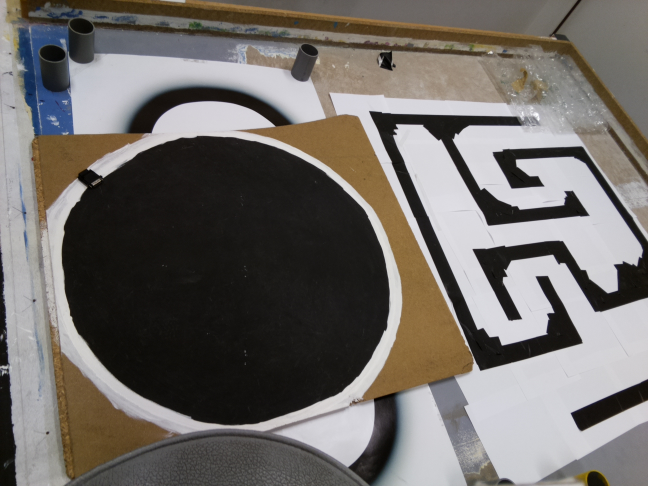
#> input picture imageRasp/1296-972/image1.jpg, 1296 x 972 px, found by its file name (shown at 1/2 size)
$ python detectionTest2.py
#> lines starting #> are read from the running program, lines starting #| are printed output that depends on the picture; after the words box and inside, x2 and y2 are one past the last pixel; in counts of white or black regions, pixels touching at a corner belong together
import cv2
import numpy as np
from matplotlib import pyplot as plt
import timeit

#
# Detect puck in image with my own saturation and with blobDetection
#

# Simple version

# file = "../imageRasp/atom/terrainAtom/image1.jpg"
file = "../imageRasp/atom/blackFloorHouse/image1.jpg"
image = cv2.imread(file)
#> image is the input picture: shape (972, 1296, 3); mean B, G, R 103.8, 107.8, 112.2

saturation = (1-np.min(image,axis=2)/np.mean(image,axis=2))*255
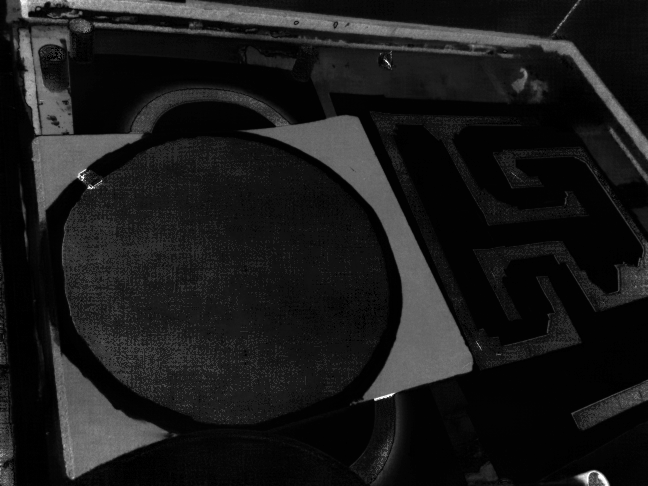
#> saturation: shape (972, 1296) float64 (shown at 1/2 size); min 0, max 255, mean 26.3
saturation = saturation.astype('uint8')

otsu = cv2.threshold(saturation, 0, 255, cv2.THRESH_BINARY | cv2.THRESH_OTSU);
imVOtsu = otsu[1]
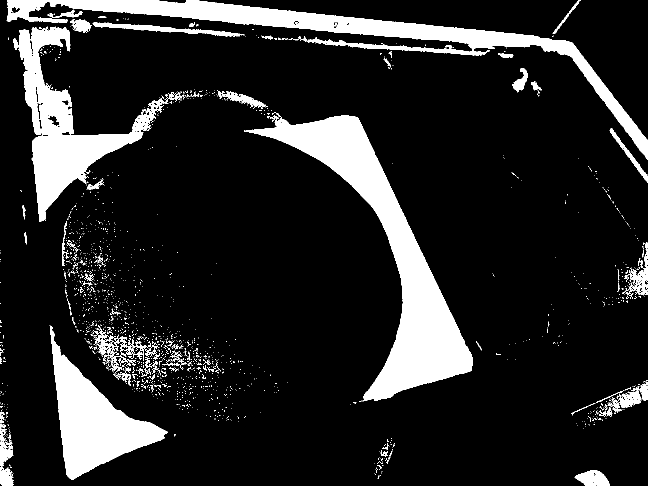
#> imVOtsu: shape (972, 1296) (shown at 1/2 size); 14.5% white; 1868 white regions (1763 under 20 px), largest, box (x1, y1, x2, y2) and area: (488, 224, 946, 803) 57746, (13, 0, 1296, 320) 41105, (99, 651, 336, 960) 26456

plt.figure()
plt.imshow(saturation, cmap='gray')
plt.title("Mine")

plt.figure()
plt.imshow(imVOtsu, cmap='gray')
plt.title("imVOtsu")


params = cv2.SimpleBlobDetector_Params()

params.filterByCircularity = False
params.filterByColor = False
params.filterByConvexity = True
params.filterByInertia = False
params.filterByArea = True

params.minThreshold = 0
params.maxThreshold = 2
params.thresholdStep = 1

params.minArea = 100
params.maxArea = 30000

params.minConvexity = 0.9
params.maxConvexity = 1

params.minInertiaRatio = 0.1
params.maxInertiaRatio = 0.8

params.minCircularity = 0.4
params.maxCircularity = 0.9

params.blobColor = 255

params.minDistBetweenBlobs = 0;
# params.minRepeatability = 1;

start = timeit.timeit()

#> (the run stopped early here; a loop or call above may not have finished)

$ run again, with imageRasp/1296-972/image2.jpg copied over imageRasp/1296-972/image1.jpg
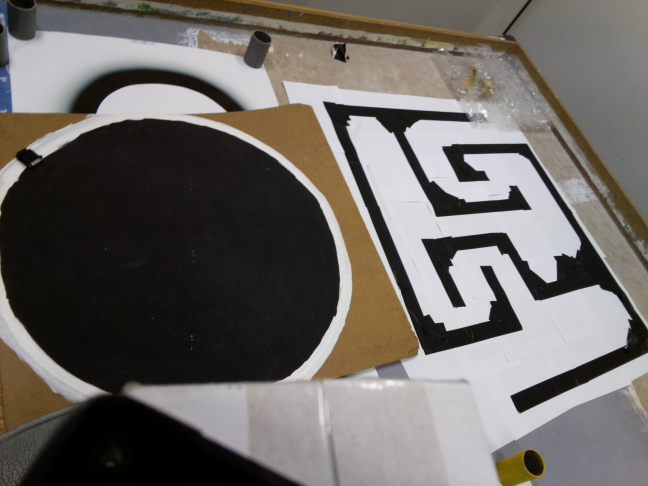
#> input picture imageRasp/1296-972/image2.jpg, 1296 x 972 px, found by its file name (shown at 1/2 size)
#> image is the input picture: shape (972, 1296, 3); mean B, G, R 98.9, 103.4, 107.5
#> `saturation = (1-np.min(image,axis=2)/np.mean(image,axis=2))*255`:
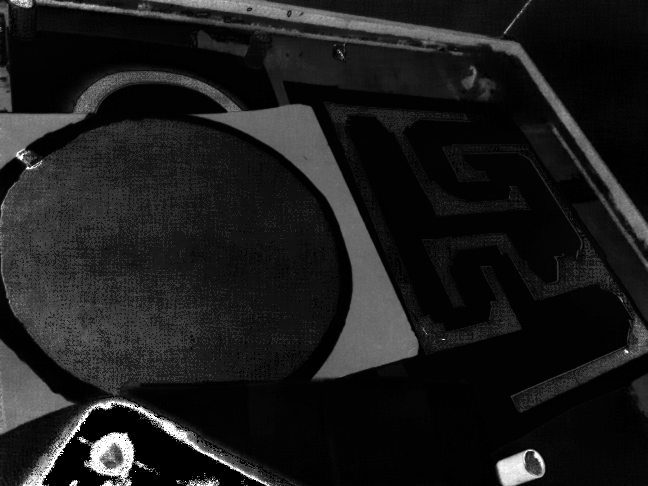
#> saturation: shape (972, 1296) float64 (shown at 1/2 size); 2.59% of the values are NaN or infinite; the others: min 0, max 255, mean 28.96; drawn with min black, max white, NaN and infinite black
#> `imVOtsu = otsu[1]`:
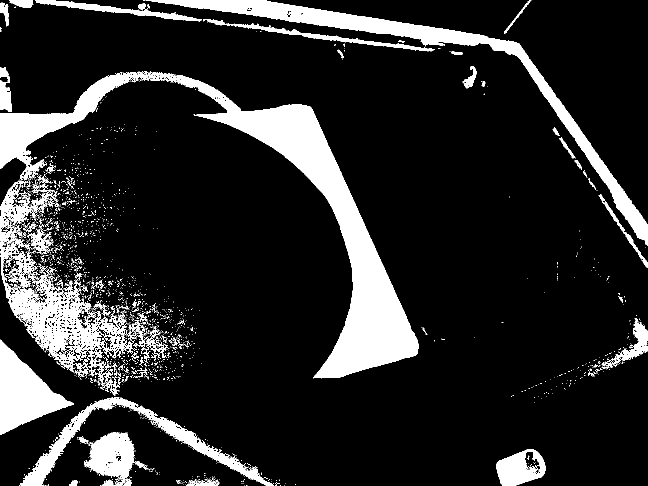
#> imVOtsu: shape (972, 1296) (shown at 1/2 size); 14.9% white; 2369 white regions (2266 under 20 px), largest, box (x1, y1, x2, y2) and area: (0, 143, 837, 757) 71185, (291, 0, 1296, 491) 28512, (0, 361, 272, 765) 25811

$ run again, with imageRasp/1296-972/image3.jpg copied over imageRasp/1296-972/image1.jpg
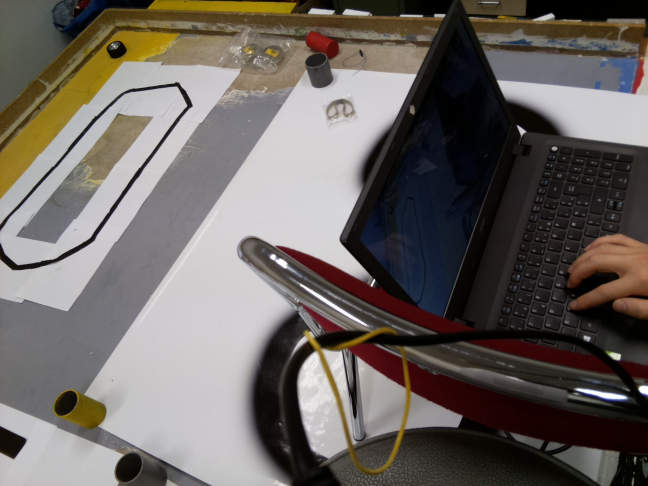
#> input picture imageRasp/1296-972/image3.jpg, 1296 x 972 px, found by its file name (shown at 1/2 size)
#> image is the input picture: shape (972, 1296, 3); mean B, G, R 96.7, 101.3, 107.4
#> `saturation = (1-np.min(image,axis=2)/np.mean(image,axis=2))*255`:
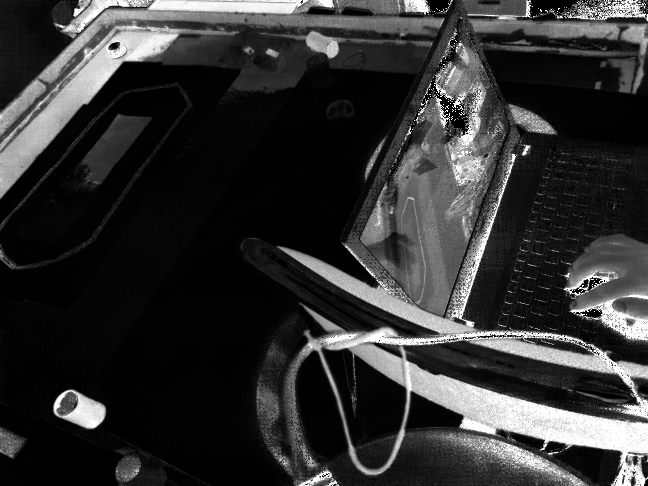
#> saturation: shape (972, 1296) float64 (shown at 1/2 size); 0.75% of the values are NaN or infinite; the others: min 0, max 255, mean 50.93; drawn with min black, max white, NaN and infinite black
#> `imVOtsu = otsu[1]`:
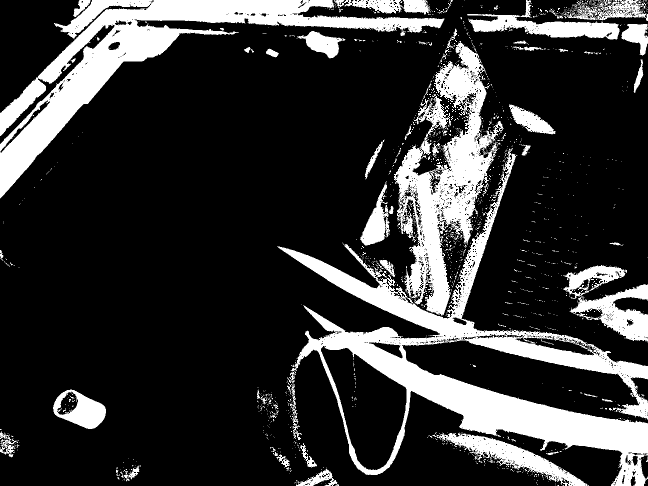
#> imVOtsu: shape (972, 1296) (shown at 1/2 size); 20.5% white; 1686 white regions (1595 under 20 px), largest, box (x1, y1, x2, y2) and area: (554, 296, 1296, 972) 87800, (0, 0, 889, 397) 64832, (788, 82, 1008, 631) 43929
